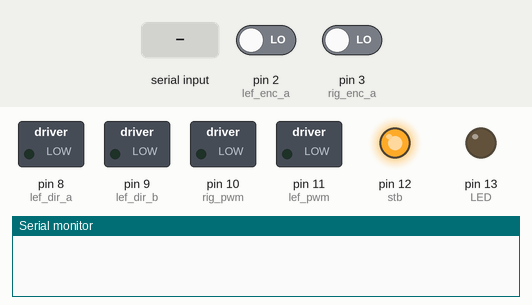
Bench run of a sketch on a simulated Arduino Uno, built with avr-gcc and run on an emulated ATmega328P. Parts: switched loads named in the sketch (green lamp = pin HIGH), output pins drawn as LEDs (lit = HIGH), the last lines printed to the serial monitor. Inputs (shaded band) come from the test bench; at power-on: pin 2 (lef_enc_a) LOW, pin 3 (rig_enc_a) LOW.

Above: at 1.2 s.
1.3 s: "0\n" received over Serial
At 2.5 s:
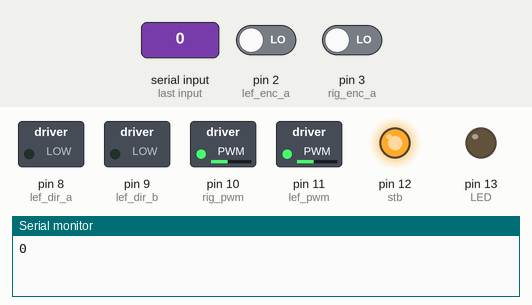
2.8 s: byte 49 ('1') received over Serial
At 3.6 s:
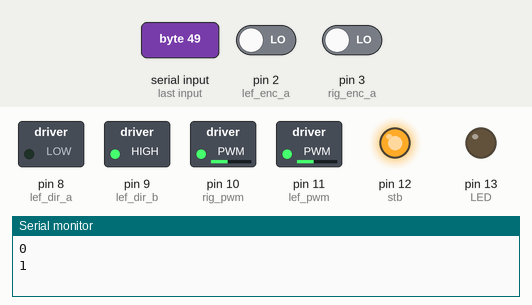
4.3 s: byte 51 ('3') received over Serial
At 4.8 s:
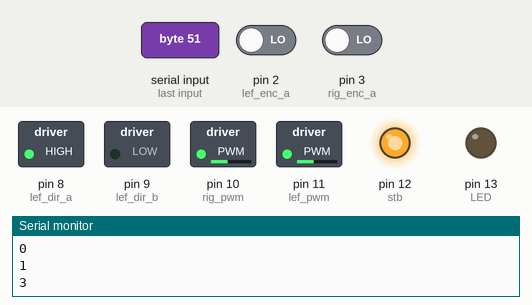
5.8 s: "1\n" received over Serial
At 7.0 s:
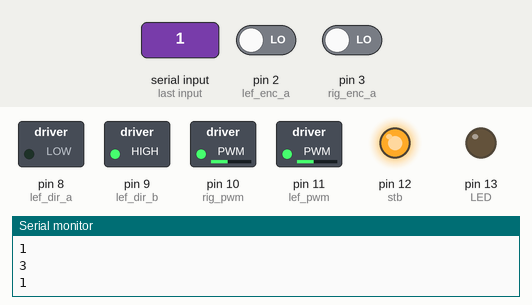
7.3 s: "3\n" received over Serial
At 8.3 s:
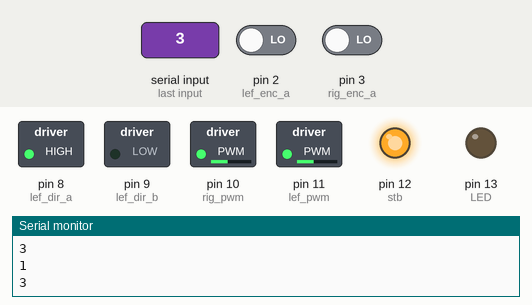
Timing chart, 0 to 9.8 s (numbered marks = the images above; inputs shaded):
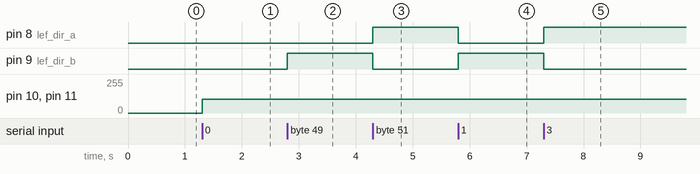

The sketch:

MODR_ard_01.ino
```cpp
/*

 * Modular robot initial testing.
 * 2 DC motors wired to a tb6612fng
 * left motor outputs connected to pins 2 & 4
 * right motor outputs connected to pins 3 & 5
 * Pin interrupts 2 & 3

 */

//// DEFINITIONS ////

// Encoder pins
#define rig_enc_a 3
#define rig_enc_b 5
#define lef_enc_a 2
#define lef_enc_b 4

// Direction & speed pins
#define rig_dir_a 6
#define rig_dir_b 7
#define rig_pwm 10
#define lef_dir_a 8
#define lef_dir_b 9
#define lef_pwm 11
#define stb 12

// declarations
int del = 1200;
int spe = 105;
int msg = '0';
int LED = 13;
char data = 0;

//Counters
volatile unsigned long rig_enc_cou = 0;
volatile unsigned long lef_enc_cou = 0;

void dir_stop(){

  digitalWrite(lef_dir_a,LOW);
  digitalWrite(lef_dir_b,LOW);
  analogWrite(lef_pwm,spe);

  digitalWrite(rig_dir_a,LOW);
  digitalWrite(rig_dir_b,LOW);
  analogWrite(rig_pwm,spe);

}

void dir_back(){

  digitalWrite(lef_dir_a,HIGH);
  digitalWrite(lef_dir_b,LOW);
  analogWrite(lef_pwm,spe);

  digitalWrite(rig_dir_a,LOW);
  digitalWrite(rig_dir_b,HIGH);
  analogWrite(rig_pwm,spe);

}

void dir_front(){

  digitalWrite(lef_dir_a,LOW);
  digitalWrite(lef_dir_b,HIGH);
  analogWrite(lef_pwm,spe);

  digitalWrite(rig_dir_a,HIGH);
  digitalWrite(rig_dir_b,LOW);
  analogWrite(rig_pwm,spe);

  delay(200);

}

void dir_right(){

  digitalWrite(lef_dir_a,LOW);
  digitalWrite(lef_dir_b,HIGH);
  analogWrite(lef_pwm,spe);

  digitalWrite(rig_dir_a,LOW);
  digitalWrite(rig_dir_b,HIGH);
  analogWrite(rig_pwm,spe);

}

void dir_left(){

  digitalWrite(lef_dir_a,HIGH);
  digitalWrite(lef_dir_b,LOW);
  analogWrite(lef_pwm,spe);

  digitalWrite(rig_dir_a,HIGH );
  digitalWrite(rig_dir_b,LOW);
  analogWrite(rig_pwm,spe);

}

void rightEncoderEvent() {
  if (digitalRead(rig_enc_a) == HIGH) {
    if (digitalRead(rig_enc_b) == LOW) {
      rig_enc_cou++;
    } else {
      rig_enc_cou--;
    }
  } else {
    if (digitalRead(rig_enc_b) == LOW) {
      rig_enc_cou--;
    } else {
      rig_enc_cou++;
    }
  }
}

void leftEncoderEvent() {
  if (digitalRead(lef_enc_a) == HIGH) {
    if (digitalRead(lef_enc_b) == LOW) {
      lef_enc_cou++;
    } else {
      lef_enc_cou--;
    }
  } else {
    if (digitalRead(lef_enc_b) == LOW) {
      lef_enc_cou--;
    } else {
      lef_enc_cou++;
    }
  }
}

void setup() {

  Serial.begin(9600);

  digitalWrite(stb,HIGH);
  pinMode(LED,OUTPUT);
  digitalWrite(LED,LOW);

  pinMode(rig_enc_a, INPUT);
  pinMode(rig_enc_b, INPUT);
  pinMode(lef_enc_a, INPUT);
  pinMode(lef_enc_b, INPUT);

  pinMode(stb, OUTPUT);
  pinMode(lef_dir_a, OUTPUT);
  pinMode(lef_dir_b, OUTPUT);
  pinMode(lef_pwm,OUTPUT);

  // initialize hardware interrupts
  attachInterrupt(0, leftEncoderEvent, CHANGE);
  attachInterrupt(1, rightEncoderEvent, CHANGE);

}

void loop(){

   if(Serial.available() > 0){

      data = Serial.read();        //Read the incoming data & store into data
      Serial.print(data);          //Print Value inside data in Serial monitor
      Serial.print("\n");

      if (data == '0'){
        dir_stop();
      }

      else if (data == '1'){
        dir_front();
      }

      else if (data == '2'){
        dir_right();
      }

      else if (data == '3'){
        dir_back();
      }

      else if (data == '4'){
         dir_left();
      }
      else if (data == '5'){
        spe = spe + 50;
      }
   }
   else if (spe >= 255){
    spe = 105;
   }
}
```

Measured:
- after the input at 1.3 s, pin 10 (rig_pwm), pin 11 (lef_pwm): 0/255 → 105/255 at once
- after the input at 2.8 s, pin 9 (lef_dir_b): LOW → HIGH at once
- after the input at 4.3 s, pin 8 (lef_dir_a): LOW → HIGH at once; pin 9 (lef_dir_b): HIGH → LOW at once
- after the input at 5.8 s, pin 8 (lef_dir_a): HIGH → LOW at once; pin 9 (lef_dir_b): LOW → HIGH at once
- after the input at 7.3 s, pin 8 (lef_dir_a): LOW → HIGH at once; pin 9 (lef_dir_b): HIGH → LOW at once
